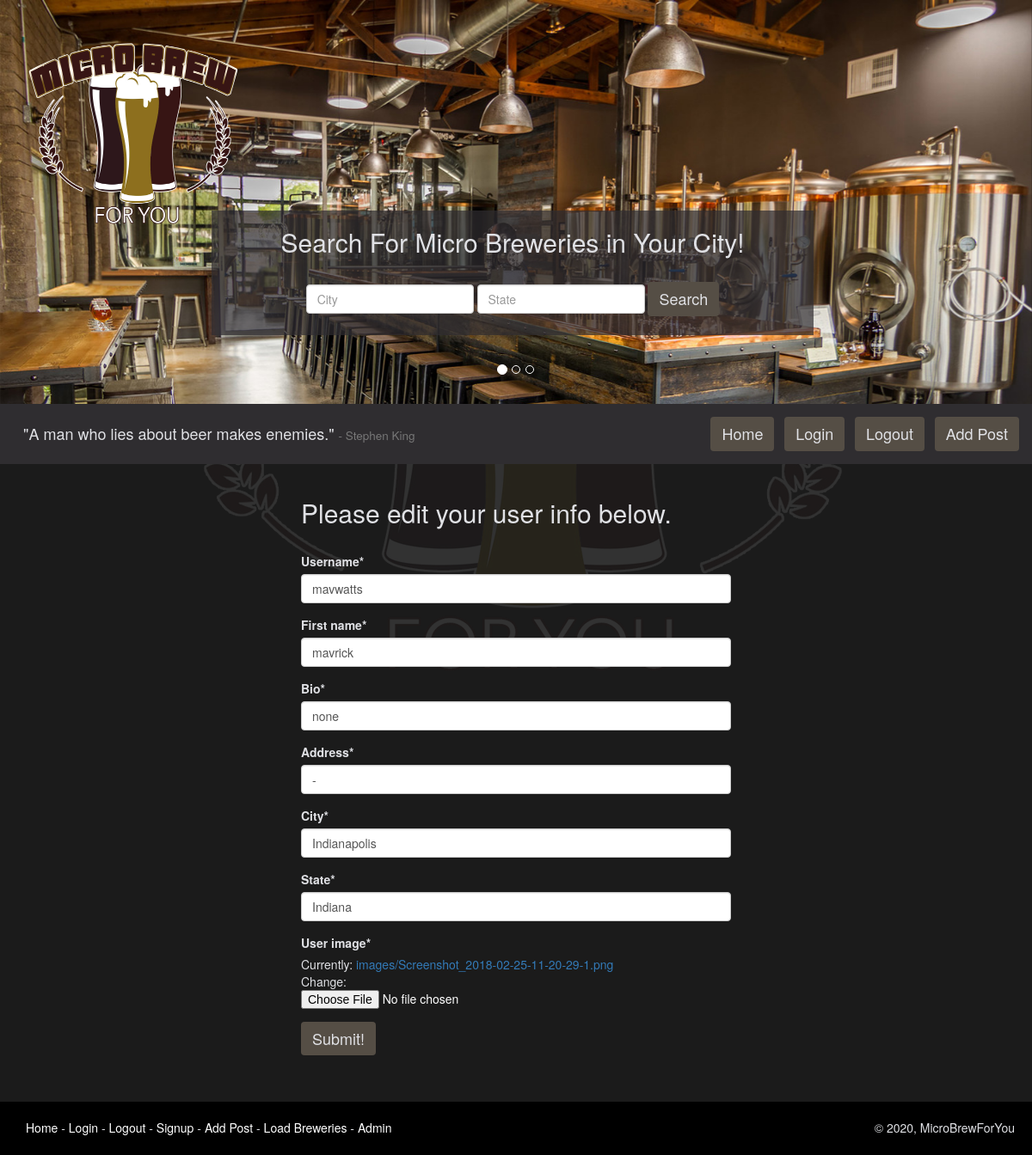
The app's page /user/12/edit (signed in) with its own data.
### microbrewforyou_app/models.py (models this page shows, shortened)
class CustomUser(AbstractUser):
    bio = models.CharField(max_length=280, default='')
    user_image = models.ImageField(
        upload_to='images/', blank=True)
    users_following = models.ManyToManyField(
        "self", symmetrical=False, related_name='CustomUser')
    fav_breweries = models.ManyToManyField(
        "Breweries", symmetrical=False,
        related_name='fav_breweries', blank=True)
    fav_brewtypes = models.ManyToManyField(
        "BrewTypes", symmetrical=False,
        related_name='fav_brewtypes', blank=True)
    address = models.CharField(max_length=280)
    city = models.CharField(max_length=50)
    state = models.CharField(max_length=50)
    user_since = models.DateTimeField(default=timezone.now)
    REQUIRED_FIELDS = ['first_name', 'bio', 'address', 'city', 'state']

### microbrewforyou_app/views.py (the view, shortened to what this page needs)
def edit_user_view(request, user_id):
    edit_user = CustomUser.objects.filter(id=user_id).first()
    if edit_user == request.user:
        user_form = EditUserForm(initial={'username': edit_user.username,
                                          'first_name': edit_user.first_name,
                                          'bio': edit_user.bio,
                                          'user_image': edit_user.user_image,
                                          'address': edit_user.address,
                                          'city': edit_user.city,
                                          'state': edit_user.state})
        words_quote = "A man who lies about beer makes enemies."
        words_author = "Stephen King"
        return render(request, "edit_user.html",
                      {"form": user_form,
                       "profile_user": request.user,
                       'words_author': words_author,
                       "words_quote": words_quote})
    else:
        return HttpResponseRedirect(reverse(
            "edit_userview", args=[edit_user.id]))

### microbrewforyou_app/forms.py
class EditUserForm(forms.Form):
    username = forms.CharField(max_length=240)
    first_name = forms.CharField(max_length=240)
    bio = forms.CharField(max_length=280)
    address = forms.CharField(max_length=280)
    city = forms.CharField(max_length=50)
    state = forms.CharField(max_length=50)
    user_image = forms.ImageField()

### templates/edit_user.html
{% extends 'base.html' %} {% load crispy_forms_tags %} {% block content %}
<div class="just-form">
  <br />
  <h2>Please edit your user info below.</h2>
  <br />
  <form action="" method="post" enctype="multipart/form-data">
    {% csrf_token %} {{ form|crispy }}
    <input class="btn button-menu" type="submit" value="Submit!" />
  </form>
  <br />
  <br />
</div>
{% endblock %}

### static/css/main.css (style rules this page uses)
body#custom_body { background-color: #1b1b1b; color: #e0e1e5; }
input[type="submit"] { background-color: #554e45; color: #e0e1e5; font-size: 18px; }
form input, form select, form textarea { color: black; }
input[type="file"] { color: white; }
div.just-form { width: 500px; margin: auto; }

### records on screen
CustomUser: username "mavwatts", first_name "mavrick", bio "none", address "-", city "Indianapolis", state "Indiana"

### other values on screen
{{ words_quote }} "A man who lies about beer makes enemies."
{{ words_author }} "Stephen King"
